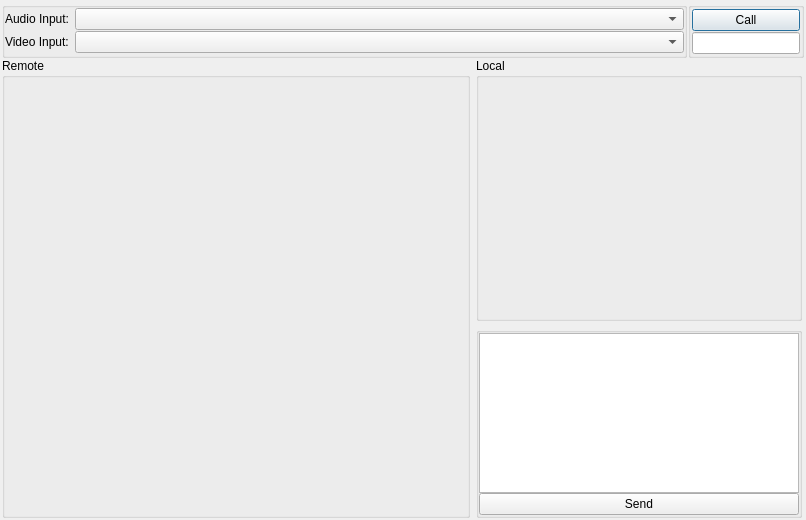
<?xml version="1.0" encoding="UTF-8"?>
<ui version="4.0">
 <class>MainWindow</class>
 <widget class="QMainWindow" name="MainWindow">
  <property name="geometry">
   <rect>
    <x>0</x>
    <y>0</y>
    <width>806</width>
    <height>520</height>
   </rect>
  </property>
  <property name="windowTitle">
   <string>MainWindow</string>
  </property>
  <property name="locale">
   <locale language="English" country="UnitedStates"/>
  </property>
  <widget class="QWidget" name="centralWidget">
   <layout class="QVBoxLayout" name="verticalLayout_2">
    <property name="spacing">
     <number>0</number>
    </property>
    <property name="margin">
     <number>2</number>
    </property>
    <item>
     <layout class="QVBoxLayout" name="verticalLayout">
      <property name="spacing">
       <number>0</number>
      </property>
      <item>
       <layout class="QHBoxLayout" name="horizontalLayout" stretch="1,0,0">
        <property name="spacing">
         <number>0</number>
        </property>
        <property name="sizeConstraint">
         <enum>QLayout::SetNoConstraint</enum>
        </property>
        <property name="leftMargin">
         <number>0</number>
        </property>
        <property name="rightMargin">
         <number>0</number>
        </property>
        <item>
         <widget class="QGroupBox" name="gridGroupBox">
          <property name="sizePolicy">
           <sizepolicy hsizetype="Minimum" vsizetype="Preferred">
            <horstretch>1</horstretch>
            <verstretch>0</verstretch>
           </sizepolicy>
          </property>
          <layout class="QFormLayout" name="formLayout_2">
           <property name="horizontalSpacing">
            <number>6</number>
           </property>
           <property name="verticalSpacing">
            <number>1</number>
           </property>
           <property name="margin">
            <number>0</number>
           </property>
           <item row="0" column="0">
            <widget class="QLabel" name="label">
             <property name="sizePolicy">
              <sizepolicy hsizetype="Fixed" vsizetype="Preferred">
               <horstretch>0</horstretch>
               <verstretch>1</verstretch>
              </sizepolicy>
             </property>
             <property name="text">
              <string>Audio Input:</string>
             </property>
            </widget>
           </item>
           <item row="2" column="0">
            <widget class="QLabel" name="label_2">
             <property name="sizePolicy">
              <sizepolicy hsizetype="Fixed" vsizetype="Preferred">
               <horstretch>0</horstretch>
               <verstretch>0</verstretch>
              </sizepolicy>
             </property>
             <property name="text">
              <string>Video Input:</string>
             </property>
            </widget>
           </item>
           <item row="0" column="1">
            <widget class="QComboBox" name="audioInCombo"/>
           </item>
           <item row="2" column="1">
            <widget class="QComboBox" name="videoInCombo"/>
           </item>
          </layout>
         </widget>
        </item>
        <item>
         <spacer name="horizontalSpacer_2">
          <property name="orientation">
           <enum>Qt::Horizontal</enum>
          </property>
          <property name="sizeHint" stdset="0">
           <size>
            <width>1</width>
            <height>20</height>
           </size>
          </property>
         </spacer>
        </item>
        <item>
         <widget class="QGroupBox" name="callBox">
          <layout class="QVBoxLayout" name="verticalLayout_4">
           <property name="spacing">
            <number>1</number>
           </property>
           <property name="margin">
            <number>1</number>
           </property>
           <item>
            <widget class="QPushButton" name="callBtn">
             <property name="sizePolicy">
              <sizepolicy hsizetype="Minimum" vsizetype="Fixed">
               <horstretch>0</horstretch>
               <verstretch>0</verstretch>
              </sizepolicy>
             </property>
             <property name="text">
              <string>Call</string>
             </property>
             <property name="autoDefault">
              <bool>true</bool>
             </property>
             <property name="default">
              <bool>true</bool>
             </property>
            </widget>
           </item>
           <item>
            <widget class="QLineEdit" name="calleeInput">
             <property name="sizePolicy">
              <sizepolicy hsizetype="Minimum" vsizetype="Fixed">
               <horstretch>0</horstretch>
               <verstretch>0</verstretch>
              </sizepolicy>
             </property>
            </widget>
           </item>
          </layout>
         </widget>
        </item>
       </layout>
      </item>
      <item>
       <layout class="QHBoxLayout" name="localRemoteContainer" stretch="1,0">
        <item>
         <widget class="QGroupBox" name="remoteSide">
          <property name="title">
           <string>Remote</string>
          </property>
          <layout class="QVBoxLayout" name="verticalLayout_6">
           <property name="spacing">
            <number>0</number>
           </property>
           <property name="margin">
            <number>0</number>
           </property>
           <item>
            <widget class="VideoRendererQt" name="remoteRenderer" native="true">
             <property name="sizePolicy">
              <sizepolicy hsizetype="Expanding" vsizetype="Expanding">
               <horstretch>0</horstretch>
               <verstretch>0</verstretch>
              </sizepolicy>
             </property>
             <property name="minimumSize">
              <size>
               <width>320</width>
               <height>240</height>
              </size>
             </property>
             <property name="baseSize">
              <size>
               <width>0</width>
               <height>0</height>
              </size>
             </property>
             <property name="layoutDirection">
              <enum>Qt::LeftToRight</enum>
             </property>
             <zorder>calleeInput</zorder>
             <zorder>callBtn</zorder>
             <zorder></zorder>
            </widget>
           </item>
          </layout>
         </widget>
        </item>
        <item>
         <layout class="QVBoxLayout" name="localSide" stretch="1,0">
          <property name="rightMargin">
           <number>2</number>
          </property>
          <item>
           <widget class="QGroupBox" name="groupBox">
            <property name="sizePolicy">
             <sizepolicy hsizetype="Expanding" vsizetype="Expanding">
              <horstretch>1</horstretch>
              <verstretch>1</verstretch>
             </sizepolicy>
            </property>
            <property name="title">
             <string>Local</string>
            </property>
            <layout class="QVBoxLayout" name="verticalLayout_5">
             <property name="spacing">
              <number>0</number>
             </property>
             <property name="margin">
              <number>0</number>
             </property>
             <item>
              <widget class="VideoRendererQt" name="localRenderer" native="true">
               <property name="enabled">
                <bool>true</bool>
               </property>
               <property name="sizePolicy">
                <sizepolicy hsizetype="Expanding" vsizetype="Expanding">
                 <horstretch>0</horstretch>
                 <verstretch>0</verstretch>
                </sizepolicy>
               </property>
               <property name="minimumSize">
                <size>
                 <width>320</width>
                 <height>240</height>
                </size>
               </property>
               <property name="maximumSize">
                <size>
                 <width>16777215</width>
                 <height>16777215</height>
                </size>
               </property>
              </widget>
             </item>
            </layout>
            <zorder>textEdit</zorder>
            <zorder>localRenderer</zorder>
           </widget>
          </item>
          <item>
           <widget class="QGroupBox" name="">
            <layout class="QVBoxLayout" name="verticalLayout_7">
             <property name="spacing">
              <number>0</number>
             </property>
             <property name="margin">
              <number>0</number>
             </property>
             <item>
              <widget class="QTextEdit" name="textEdit"/>
             </item>
             <item>
              <widget class="QPushButton" name="pushButton">
               <property name="text">
                <string>Send</string>
               </property>
              </widget>
             </item>
            </layout>
           </widget>
          </item>
         </layout>
        </item>
       </layout>
      </item>
     </layout>
    </item>
   </layout>
  </widget>
 </widget>
 <layoutdefault spacing="6" margin="11"/>
 <customwidgets>
  <customwidget>
   <class>VideoRendererQt</class>
   <extends>QWidget</extends>
   <header>VideoRenderer_Qt.h</header>
   <container>1</container>
  </customwidget>
 </customwidgets>
 <resources/>
 <connections>
  <connection>
   <sender>audioInCombo</sender>
   <signal>currentIndexChanged(int)</signal>
   <receiver>MainWindow</receiver>
   <slot>onAudioInSelected()</slot>
   <hints>
    <hint type="sourcelabel">
     <x>370</x>
     <y>20</y>
    </hint>
    <hint type="destinationlabel">
     <x>402</x>
     <y>259</y>
    </hint>
   </hints>
  </connection>
  <connection>
   <sender>videoInCombo</sender>
   <signal>currentIndexChanged(QString)</signal>
   <receiver>MainWindow</receiver>
   <slot>onVideoInSelected()</slot>
   <hints>
    <hint type="sourcelabel">
     <x>370</x>
     <y>52</y>
    </hint>
    <hint type="destinationlabel">
     <x>402</x>
     <y>259</y>
    </hint>
   </hints>
  </connection>
  <connection>
   <sender>callBtn</sender>
   <signal>clicked()</signal>
   <receiver>MainWindow</receiver>
   <slot>buttonPushed()</slot>
   <hints>
    <hint type="sourcelabel">
     <x>718</x>
     <y>21</y>
    </hint>
    <hint type="destinationlabel">
     <x>402</x>
     <y>259</y>
    </hint>
   </hints>
  </connection>
 </connections>
 <slots>
  <slot>buttonPushed()</slot>
  <slot>onAudioInSelected()</slot>
  <slot>onVideoInSelected()</slot>
 </slots>
</ui>
